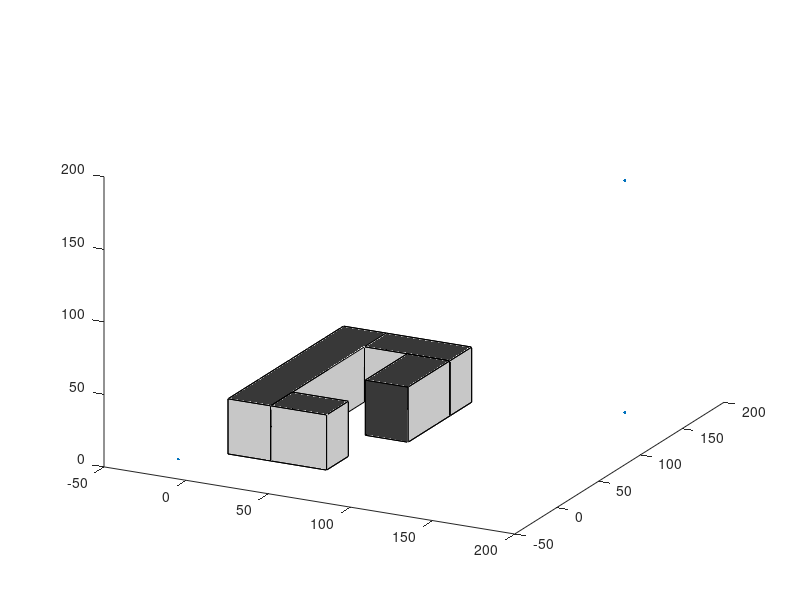

Source code (MATLAB):
function kitchen

room = [-20,-20,0; -20,160,0; 160,160,0; 160,160,160];
figure(1); clf; hold on;
plot3(room(:,1), room(:,2), room(:,3), '.');

CabinetFace = [200/256 200/256 200/256]; % Slate Grey
Countertop = [56/256 56/256 56/256]; % Dark Grey

% Back Wall, Lower cabinet
    lc.BACK.n = [0,0,0; 0,138,0; 0,138,38; 0,0,38];
    lc.BACK.s = [26,26,0; 26,138-26,0; 26,138-26,38; 26,26,38];
    lc.BACK.e = [0,138,0; 0,138,38; 26,138,38; 26,138,0];
    lc.BACK.w = [0,0,0; 26,0,0; 26,0,38; 0,0,38];
    lc.BACK.t = [0,0,38; 0,138,38; 26,138,38; 26,0,38];
    lc.BACK.b = [0,0,0; 0,138,0; 26,138,0; 26,0,0];
    plotpart(lc.BACK, CabinetFace, 'nsewb');
    plotpart(lc.BACK, Countertop, 't');

% Left Wall, Lower cabinet
    LFTlength = 34; % 100
    lc.LEFT.n = [26,0,0; 26,26,0; 26,26,38; 26,0,38];
    lc.LEFT.s = [26+LFTlength,0,0; 26+LFTlength,26,0; 26+LFTlength,26,38; 26+LFTlength,0,38];
    lc.LEFT.e = [26,26,0; 26+LFTlength,26,0; 26+LFTlength,26,38; 26,26,38];
    lc.LEFT.w = [26,0,0; 26+LFTlength,0,0; 26+LFTlength,0,38; 26,0,38];
    lc.LEFT.t = [26,0,38; 26+LFTlength,0,38; 26+LFTlength,26,38; 26,26,38];
    lc.LEFT.b = [26,0,0; 26+LFTlength,0,0; 26+LFTlength,26,0; 26,26,0];
    plotpart(lc.LEFT, CabinetFace, 'nsewb');
    plotpart(lc.LEFT, Countertop, 't');
    
% Right Wall, Lower cabinet
    lc.RHT.n = [26,138,0; 26,138-26,0; 26,138-26,38; 26,138,38];
    lc.RHT.s = [78,138,0; 78,138-26,0; 78,138-26,38; 78,138,38];
    lc.RHT.e = [26,138,0; 78,138,0; 78,138,38; 26,138,38];
    lc.RHT.w = [26,138-26,0; 78,138-26,0; 78,138-26,38; 26,138-26,38];
    lc.RHT.t = [26,138,38; 78,138,38; 78,138-26,38; 26,138-26,38];
    lc.RHT.b = [26,138,0; 78,138,0; 78,138-26,0; 26,138-26,0];
    plotpart(lc.RHT, CabinetFace, 'nsewb');
    plotpart(lc.RHT, Countertop, 't');
    
% Island, Lower cabinet
    offsetval = 52; % minimum 52
    lengthval = 50;
    lc.ISLE.n = [offsetval,112,0; offsetval,112-lengthval,0; offsetval,112-lengthval,38; offsetval,112,38];
    lc.ISLE.s = [offsetval+26,112,0; offsetval+26,112-lengthval,0; offsetval+26,112-lengthval,38; offsetval+26,112,38];
    lc.ISLE.e = [offsetval,112,0; offsetval+26,112,0; offsetval+26,112,38; offsetval,112,38];
    lc.ISLE.w = [offsetval,112-lengthval,0; offsetval+26,112-lengthval,0; offsetval+26,112-lengthval,38; offsetval,112-lengthval,38];
    lc.ISLE.t = [offsetval,112,38; offsetval,112-lengthval,38; offsetval+26,112-lengthval,38; offsetval+26,112,38];
    lc.ISLE.b = [offsetval,112,0; offsetval,112-lengthval,0; offsetval+26,112-lengthval,0; offsetval+26,112,0];
    plotpart(lc.ISLE, CabinetFace, 'nseb');
    plotpart(lc.ISLE, Countertop, 'wt');


view([27 27]);

    function plotpart(in, cabn, sds)
        
        for j=1:length(sds)
            ex = ['fill3(in.' sds(j) '(:,1),in.' sds(j) '(:,2), in.' sds(j) '(:,3), cabn)'];
            eval(ex);
        end
%         fill3(in.e(:,1),in.e(:,2), in.e(:,3), cabn);
%         fill3(in.w(:,1),in.w(:,2), in.w(:,3), cabn);
%         fill3(in.n(:,1),in.n(:,2), in.n(:,3), cabn);
%         fill3(in.s(:,1),in.s(:,2), in.s(:,3), cabn);
%         fill3(in.t(:,1),in.t(:,2), in.t(:,3), ttoopp);
%         fill3(in.b(:,1),in.b(:,2), in.b(:,3), cabn);

    end

end